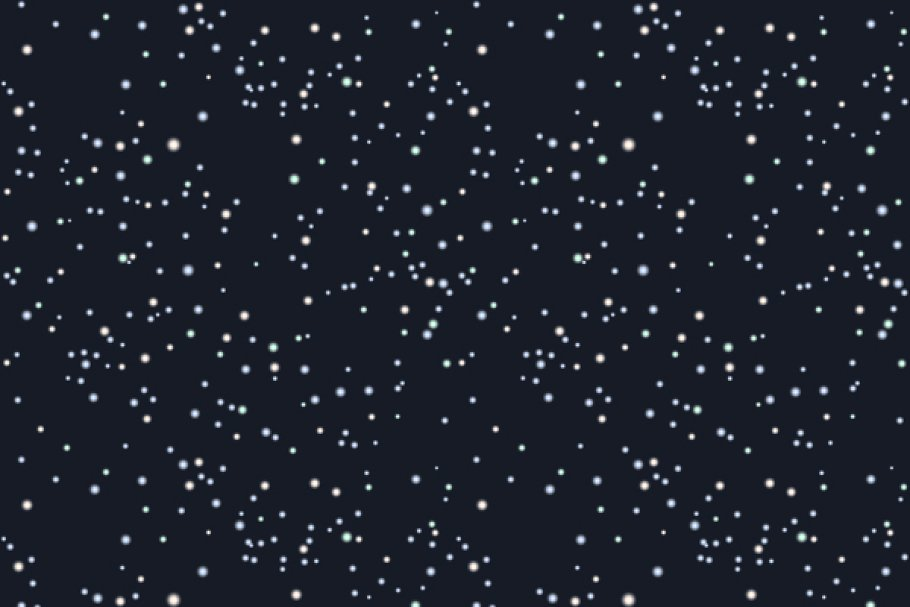
#> input picture sky.jpg, 910 x 607 px
$ python main.py   (older library calls are emulated)
#> lines starting #> are read from the running program, lines starting #| are printed output that depends on the picture
#pip install matplotlib
from matplotlib import pyplot as plt
#pip install scikit-image
from skimage import data
from skimage.color import rgb2gray
from skimage.io import imread
from skimage.feature import blob_dog, blob_log, blob_doh
#Shouldnt need installation
from math import sqrt
import os
#get current directory
cwd = os.path.abspath(__file__+"/..")
#read image
im = imread(cwd + "/sky.jpg", as_grey=True)
#> im: shape (607, 910) float64; min 0.0421, max 1, mean 0.135

cm_gray = plt.get_cmap('gray')
plt.imshow(im, cmap=cm_gray)
plt.show()

blobs_log = blob_log(im, max_sigma=30, num_sigma=10, threshold=.1)
#> blobs_log = 632 rows, first 8: [144, 173, 4.22], [144, 628, 4.22], [606, 415, 4.22], [606, 870, 4.22], [599, 628, 4.22], [599, 173, 4.22], [139, 751, 4.22], [139, 296, 4.22]
blobs_log[:,2] = blobs_log[:,2] * sqrt(2)
numrows = len(blobs_log)
#> numrows = 632
print("Number of stars counted : ", numrows)
#| Number of stars counted :  632

fig, ax = plt.subplots(1,1)
plt.imshow(im, cmap=cm_gray)
#circle all blobs in plot
for blob in blobs_log:
	y, x, r = blob
	c = plt.Circle((x,y), r+5, color='lime', linewidth=2, fill=False)
	ax.add_patch(c)
#> this loop made 632 passes
#> (blob, y, x) on passes 1 to 3: ([144, 173, 5.97], 144, 173), ([144, 628, 5.97], 144, 628), ([606, 415, 5.97], 606, 415)
#show plot
plt.show()
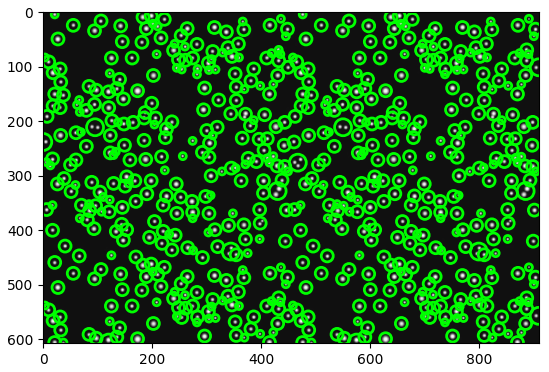
#> figure drawn by matplotlib, 1 panel
